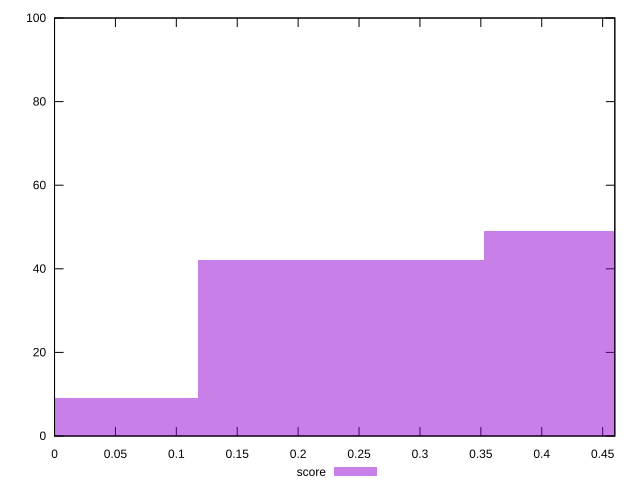

Source code (gnuplot):
reset

$score <<EOF
0.2351829621991295 42
0.470365924398259 49
0 9
EOF

set key outside below
set boxwidth 0.2351829621991295
set xrange [0:0.46]
set yrange [0:100]
set trange [0:100]
set style fill transparent solid 0.5 noborder
set terminal svg size 640, 490 enhanced background rgb 'white'
set output "report_00022_2021-02-20T12:08:46.964Z/render-blocking-resources/samples/pages/score/histogram.svg"

plot $score title "score" with boxes

reset
